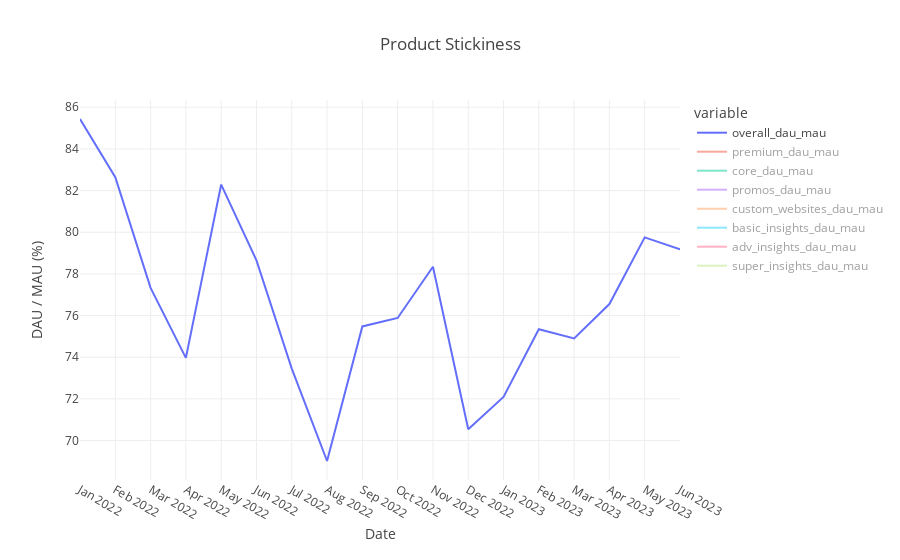

The cell this chart's notebook holds for it:
### Code cell
import plotly.express as px
color_sequence = px.colors.qualitative.Plotly

fig = px.line(result, 
              x="month_year", 
              y=[col for col in result.columns if "_dau_mau" in col], 
              title='DAU / MAU', 
              color_discrete_sequence=color_sequence, 
              height=600)

fig.update_xaxes(title="Date")
fig.update_yaxes(title="DAU / MAU (%)")
fig.show()

### Figure 1 — Plotly figure (JSON) as saved in the notebook; plotly's stock layout.template omitted (floating-point values rounded to 4 significant figures)
{"data": [{"hovertemplate": "variable=overall_dau_mau<br>month_year=%{x}<br>value=%{y}<extra></extra>", "legendgroup": "overall_dau_mau", "line": {"color": "#636EFA", "dash": "solid"}, "marker": {"symbol": "circle"}, "mode": "lines", "name": "overall_dau_mau", "orientation": "v", "showlegend": true, "type": "scatter", "x": ["Jan 2022", "Feb 2022", "Mar 2022", "Apr 2022", "May 2022", "Jun 2022", "Jul 2022", "Aug 2022", "Sep 2022", "Oct 2022", "Nov 2022", "Dec 2022", "Jan 2023", "Feb 2023", "Mar 2023", "Apr 2023", "May 2023", "Jun 2023"], "xaxis": "x", "y": [85.44, 82.64, 77.33, 73.97, 82.29, 78.65, 73.45, 69.02, 75.48, 75.88, 78.34, 70.54, 72.09, 75.34, 74.91, 76.55, 79.75, 79.18], "yaxis": "y"}, {"hovertemplate": "variable=premium_dau_mau<br>month_year=%{x}<br>value=%{y}<extra></extra>", "legendgroup": "premium_dau_mau", "line": {"color": "#EF553B", "dash": "solid"}, "marker": {"symbol": "circle"}, "mode": "lines", "name": "premium_dau_mau", "orientation": "v", "showlegend": true, "type": "scatter", "visible": "legendonly", "x": ["Jan 2022", "Feb 2022", "Mar 2022", "Apr 2022", "May 2022", "Jun 2022", "Jul 2022", "Aug 2022", "Sep 2022", "Oct 2022", "Nov 2022", "Dec 2022", "Jan 2023", "Feb 2023", "Mar 2023", "Apr 2023", "May 2023", "Jun 2023"], "xaxis": "x", "y": [65.68, 63.98, 61.17, 63.06, 80.61, 86.86, 83.6, 85.38, 86.18, 85.64, 82.93, 71.75, 73.35, 77.13, 77.97, 77.77, 84.28, 85.9], "yaxis": "y"}, {"hovertemplate": "variable=core_dau_mau<br>month_year=%{x}<br>value=%{y}<extra></extra>", "legendgroup": "core_dau_mau", "line": {"color": "#00CC96", "dash": "solid"}, "marker": {"symbol": "circle"}, "mode": "lines", "name": "core_dau_mau", "orientation": "v", "showlegend": true, "type": "scatter", "visible": "legendonly", "x": ["Jan 2022", "Feb 2022", "Mar 2022", "Apr 2022", "May 2022", "Jun 2022", "Jul 2022", "Aug 2022", "Sep 2022", "Oct 2022", "Nov 2022", "Dec 2022", "Jan 2023", "Feb 2023", "Mar 2023", "Apr 2023", "May 2023", "Jun 2023"], "xaxis": "x", "y": [89.35, 87.09, 85.11, 83.74, 85.26, 84.16, 81.7, 80.76, 80.29, 80.37, 80.61, 71.08, 75.84, 78.6, 79.57, 80.32, 81.22, 80.65], "yaxis": "y"}, {"hovertemplate": "variable=promos_dau_mau<br>month_year=%{x}<br>value=%{y}<extra></extra>", "legendgroup": "promos_dau_mau", "line": {"color": "#AB63FA", "dash": "solid"}, "marker": {"symbol": "circle"}, "mode": "lines", "name": "promos_dau_mau", "orientation": "v", "showlegend": true, "type": "scatter", "visible": "legendonly", "x": ["Jan 2022", "Feb 2022", "Mar 2022", "Apr 2022", "May 2022", "Jun 2022", "Jul 2022", "Aug 2022", "Sep 2022", "Oct 2022", "Nov 2022", "Dec 2022", "Jan 2023", "Feb 2023", "Mar 2023", "Apr 2023", "May 2023", "Jun 2023"], "xaxis": "x", "y": [36.11, 77.72, 80.25, 67.5, 67.86, 69.12, 67.7, 74.47, 75.98, 73.71, 72.42, 71.74, 67.99, 69.27, 69.51, 71.62, 70.72, 74.12], "yaxis": "y"}, {"hovertemplate": "variable=custom_websites_dau_mau<br>month_year=%{x}<br>value=%{y}<extra></extra>", "legendgroup": "custom_websites_dau_mau", "line": {"color": "#FFA15A", "dash": "solid"}, "marker": {"symbol": "circle"}, "mode": "lines", "name": "custom_websites_dau_mau", "orientation": "v", "showlegend": true, "type": "scatter", "visible": "legendonly", "x": ["Jan 2022", "Feb 2022", "Mar 2022", "Apr 2022", "May 2022", "Jun 2022", "Jul 2022", "Aug 2022", "Sep 2022", "Oct 2022", "Nov 2022", "Dec 2022", "Jan 2023", "Feb 2023", "Mar 2023", "Apr 2023", "May 2023", "Jun 2023"], "xaxis": "x", "y": [0, 42.14, 46.31, 33.94, 31.85, 50.2, 42.82, 41.03, 40.12, 37.45, 42.7, 35.09, 32.26, 35.26, 38.54, 37.02, 34.5, 40.45], "yaxis": "y"}, {"hovertemplate": "variable=basic_insights_dau_mau<br>month_year=%{x}<br>value=%{y}<extra></extra>", "legendgroup": "basic_insights_dau_mau", "line": {"color": "#19D3F3", "dash": "solid"}, "marker": {"symbol": "circle"}, "mode": "lines", "name": "basic_insights_dau_mau", "orientation": "v", "showlegend": true, "type": "scatter", "visible": "legendonly", "x": ["Jan 2022", "Feb 2022", "Mar 2022", "Apr 2022", "May 2022", "Jun 2022", "Jul 2022", "Aug 2022", "Sep 2022", "Oct 2022", "Nov 2022", "Dec 2022", "Jan 2023", "Feb 2023", "Mar 2023", "Apr 2023", "May 2023", "Jun 2023"], "xaxis": "x", "y": [35.35, 27.36, 23.04, 27.64, 44.38, 37.33, 32.42, 29.45, 46.59, 31.1, 35.86, 35.91, 31.16, 35.47, 40.83, 42.74, 45.68, 41.18], "yaxis": "y"}, {"hovertemplate": "variable=adv_insights_dau_mau<br>month_year=%{x}<br>value=%{y}<extra></extra>", "legendgroup": "adv_insights_dau_mau", "line": {"color": "#FF6692", "dash": "solid"}, "marker": {"symbol": "circle"}, "mode": "lines", "name": "adv_insights_dau_mau", "orientation": "v", "showlegend": true, "type": "scatter", "visible": "legendonly", "x": ["Jan 2022", "Feb 2022", "Mar 2022", "Apr 2022", "May 2022", "Jun 2022", "Jul 2022", "Aug 2022", "Sep 2022", "Oct 2022", "Nov 2022", "Dec 2022", "Jan 2023", "Feb 2023", "Mar 2023", "Apr 2023", "May 2023", "Jun 2023"], "xaxis": "x", "y": [0, 0, 0, 10, 27.8, 13.39, 9.263, 9.575, 10.29, 8.852, 14.1, 11.32, 11.4, 12.78, 9.074, 8.151, 7.443, 8.137], "yaxis": "y"}, {"hovertemplate": "variable=super_insights_dau_mau<br>month_year=%{x}<br>value=%{y}<extra></extra>", "legendgroup": "super_insights_dau_mau", "line": {"color": "#B6E880", "dash": "solid"}, "marker": {"symbol": "circle"}, "mode": "lines", "name": "super_insights_dau_mau", "orientation": "v", "showlegend": true, "type": "scatter", "visible": "legendonly", "x": ["Jan 2022", "Feb 2022", "Mar 2022", "Apr 2022", "May 2022", "Jun 2022", "Jul 2022", "Aug 2022", "Sep 2022", "Oct 2022", "Nov 2022", "Dec 2022", "Jan 2023", "Feb 2023", "Mar 2023", "Apr 2023", "May 2023", "Jun 2023"], "xaxis": "x", "y": [39.16, 30.38, 26.74, 33.34, 32.7, 37.77, 27.26, 22.41, 25.21, 27.47, 25.79, 23.02, 5.647, 14.0, 13.85, 11.48, 18.25, 15.54], "yaxis": "y"}], "layout": {"autosize": true, "legend": {"title": {"text": "variable"}, "tracegroupgap": 0}, "title": {"text": "Product Stickiness"}, "xaxis": {"anchor": "y", "autorange": true, "domain": [0, 1], "range": [0, 17], "title": {"text": "Date"}, "type": "category"}, "yaxis": {"anchor": "x", "autorange": true, "domain": [0, 1], "range": [68.11, 86.35], "title": {"text": "DAU / MAU (%)"}, "type": "linear"}}}
